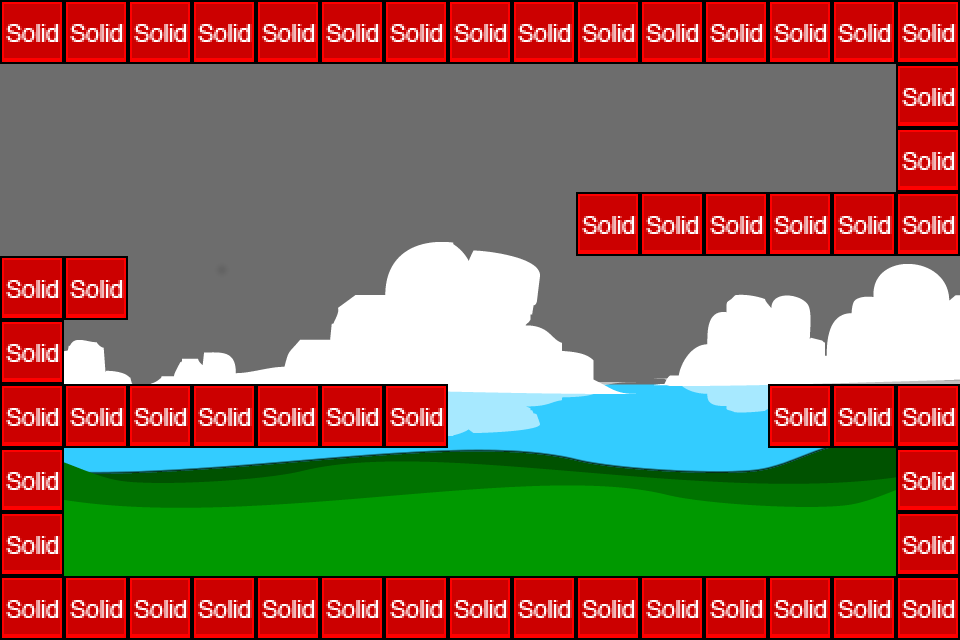

A level layout from a 2D game, rendered from its tile map. Below: a short description, then the map file with tile-grid data replaced by summaries:
An orthogonal 15x10 tile map with 64x64 px tiles, 2 tile layers (foreground, collision), 2 tilesets, 1 image layer and 10 objects (6x Coin, Rock, Up, me.LevelEntity, Down).

<map version="1.0" orientation="orthogonal" width="15" height="10" tilewidth="64" tileheight="64" backgroundcolor="#6d6d6d">
 <tileset firstgid="1" name="sand" tilewidth="64" tileheight="64">
  <image source="../img/map/sand-tiles-64x64.png" width="256" height="320" />
 </tileset>
 <tileset firstgid="21" name="metatiles" tilewidth="64" tileheight="64">
  <image source="../img/map/metatiles-64x64.png" width="320" height="64" />
  <tile id="0">
   <properties>
    <property name="type" value="solid" />
   </properties>
  </tile>
  <tile id="1">
   <properties>
    <property name="type" value="plataform" />
   </properties>
  </tile>
  <tile id="2">
   <properties>
    <property name="type" value="lslope" />
   </properties>
  </tile>
  <tile id="3">
   <properties>
    <property name="type" value="rslope" />
   </properties>
  </tile>
  <tile id="4">
   <properties>
    <property name="type" value="ladder" />
   </properties>
  </tile>
 </tileset>
 <imagelayer name="background" width="15" height="10">
  <image source="../img/backgrounds/background01-960x640.png" />
 </imagelayer>
 <imagelayer name="foreground" width="15" height="10">
  <image source="../img/backgrounds/foreground01-960x640.png" />
 </imagelayer>
 <layer name="foreground" width="15" height="10">
  <data>[150 cells, 54 non-empty, 17 distinct tile ids]</data>
 </layer>
 <layer name="collision" width="15" height="10">
  <data>[150 cells, 55 non-empty, 1 distinct tile ids]</data>
 </layer>
 <objectgroup name="objects" width="15" height="10">
  <object name="Rock" x="32" y="64" width="64" height="101">
   <properties>
    <property name="image" value="player-96x102" />
    <property name="spriteheight" value="102" />
    <property name="spritewidth" value="96" />
   </properties>
  </object>
  <object name="Up" x="192" y="448" width="64" height="64">
   <properties>
    <property name="image" value="up-64x64" />
    <property name="spritewidth" value="64" />
   </properties>
  </object>
  <object name="me.LevelEntity" x="877" y="256" width="64" height="64">
   <properties>
    <property name="image" value="arrow-64x64" />
    <property name="to" value="stage-01.03" />
   </properties>
  </object>
  <object name="Coin" x="192" y="320" width="64" height="64">
   <properties>
    <property name="image" value="coin-64x64" />
    <property name="spritewidth" value="64" />
   </properties>
  </object>
  <object name="Down" x="832" y="64" width="64" height="64">
   <properties>
    <property name="image" value="down-64x64" />
    <property name="spritewidth" value="64" />
   </properties>
  </object>
  <object name="Coin" x="704" y="128" width="64" height="64">
   <properties>
    <property name="image" value="coin-64x64" />
    <property name="spritewidth" value="64" />
   </properties>
  </object>
  <object name="Coin" x="576" y="128" width="64" height="64">
   <properties>
    <property name="image" value="coin-64x64" />
    <property name="spritewidth" value="64" />
   </properties>
  </object>
  <object name="Coin" x="640" y="128" width="64" height="64">
   <properties>
    <property name="image" value="coin-64x64" />
    <property name="spritewidth" value="64" />
   </properties>
  </object>
  <object name="Coin" x="128" y="320" width="64" height="64">
   <properties>
    <property name="image" value="coin-64x64" />
    <property name="spritewidth" value="64" />
   </properties>
  </object>
  <object name="Coin" x="256" y="320" width="64" height="64">
   <properties>
    <property name="image" value="coin-64x64" />
    <property name="spritewidth" value="64" />
   </properties>
  </object>
 </objectgroup>
</map>